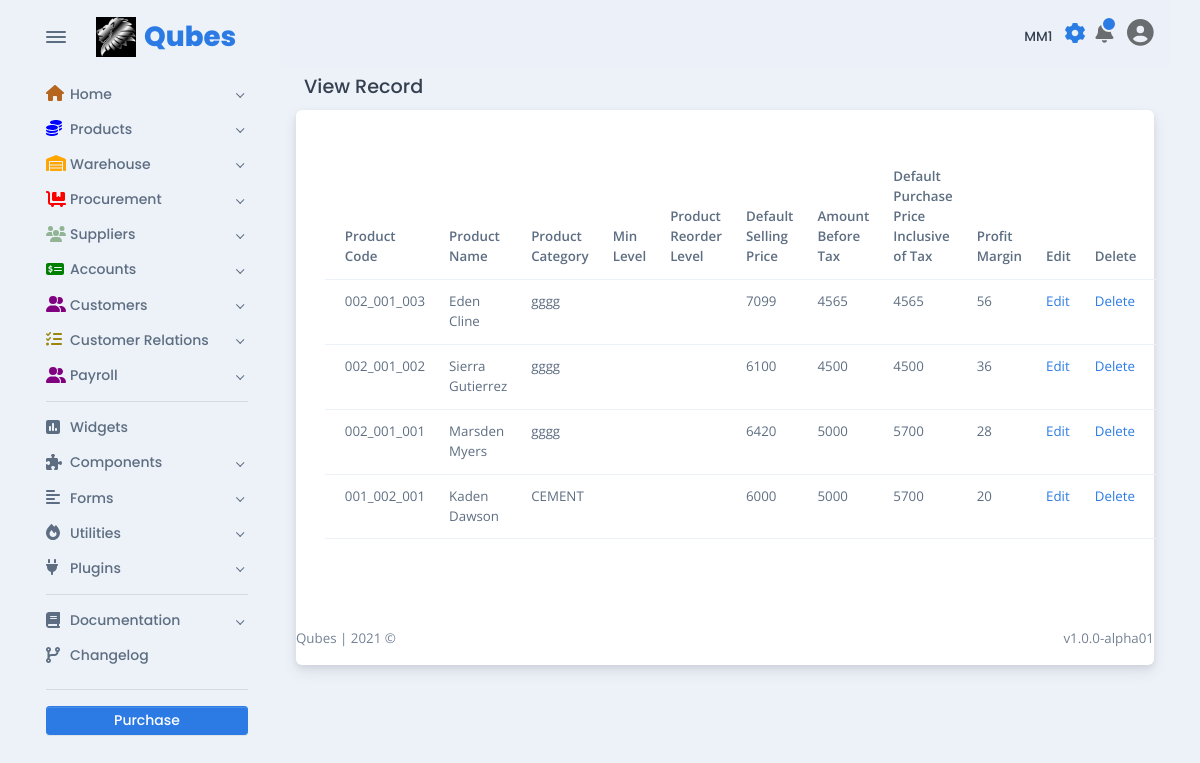
Screenshot of /products/view-product-ui.php (signed in) with the database file from the repository.
### tables this page shows
CREATE TABLE `tbl_product` (
  `id` int(11) NOT NULL,
  `product_name` varchar(100) NOT NULL,
  `product_code` varchar(100) NOT NULL,
  `product_unit` varchar(254) NOT NULL,
  `product_category` varchar(254) NOT NULL,
  `weight` varchar(50) NOT NULL,
  `sub_category` varchar(50) NOT NULL,
  `product_image` varchar(254) NOT NULL,
  `dsp_price` int(254) NOT NULL,
  `amount_before_tax` int(50) NOT NULL,
  `dpp_inc_tax` int(50) NOT NULL,
  `applicable_tax` int(50) NOT NULL,
  `profit_margin` int(50) NOT NULL,
  `user` varchar(50) NOT NULL,
  `status` varchar(15) NOT NULL DEFAULT 'pending',
  `atomic_unit` varchar(100) NOT NULL,
  `conversion` varchar(200) NOT NULL,
  `bs_price` varchar(100) NOT NULL
);

### products/view-product-ui.php (the view, shortened to what this page needs)
<!DOCTYPE html>
<html lang="en-US" dir="ltr">
<?php
include '../includes/base_page/head.php';
?>
<?php
include_once '../includes/dbconnect.php';
?>
<body>
  <main class="main" id="top">
    <div class="container" data-layout="container">
      <?php
      include '../includes/base_page/nav.php';
      ?>
      <div class="content">
        <?php
        include '../navbar-shared.php';
        ?>
        <h5 class="p-2">View Record</h5>
        <div class="card">
          <div class="card-body fs--1 p-4">
            <form>
              <div class="row my-3">
                <div class="col">
                  <table class="table">
                    <thead>
                      <tr>
                        <th scope="col">Product Code</th>
                        <th scope="col">Product Name</th>
                        <th scope="col">Product Category</th>
                        <th scope="col">Min Level</th>
                        <th scope="col">Product Reorder Level</th>
                        <th scope="col">Default Selling Price</th>
                        <th scope="col">Amount Before Tax</th>
                        <th scope="col">Default Purchase Price Inclusive of Tax</th>
                        <th scope="col">Profit Margin</th>
                        <th scope="col">Edit</th>
                        <th scope="col">Delete</th>
                      </tr>
                    </thead>
                    <tbody>
                      <?php
                      $sel_query = "Select * from tbl_product ORDER BY product_code desc;";
                      $result = mysqli_query($conn, $sel_query);
                      while ($row = mysqli_fetch_assoc($result)) { ?>
                        <tr>
                          <td scope="col"><?php echo $row["product_code"]; ?></td>
                          <td scope="col"><?php echo $row["product_name"]; ?></td>
                          <td scope="col"><?php echo $row["product_category"]; ?></td>
                          <td scope="col"><?php echo $row["min_level"]; ?></td>
                          <td scope="col"><?php echo $row["reorder"]; ?></td>
                          <td scope="col"><?php echo $row["dsp_price"]; ?></td>
                          <td scope="col"><?php echo $row["amount_before_tax"]; ?></td>
                          <td scope="col"><?php echo $row["dpp_inc_tax"]; ?></td>
                          <td scope="col"><?php echo $row["profit_margin"]; ?></td>
                          <td scope="col">
                            <a href="edit_ product.php?id=<?php echo $row["product_code"]; ?>">Edit</a>
                          </td>
                          <td scope="col">
                            <a href="delete_product.php?id=<?php echo $row["product_code"]; ?>">Delete</a>
                          </td>
                        </tr>
                      <?php $count++;
                      } ?>
                    </tbody>
                  </table>
                </div>
            </form>
          </div>
        </div>
        <?php
        include '../includes/base_page/footer.php';
        ?>
</body>
</html>

### includes/base_page/head.php (shortened to what this page needs)
<head>
  <link href="../assets/css/theme-rtl.min.css" rel="stylesheet" id="style-rtl">
  <link href="../assets/css/theme.min.css" rel="stylesheet" id="style-default">
</head>

### includes/base_page/nav.php (shortened to what this page needs)
<nav class="navbar navbar-light navbar-vertical navbar-expand-xl">
  <div class="d-flex align-items-center">
    <div class="toggle-icon-wrapper">
      <button class="btn navbar-toggler-humburger-icon navbar-vertical-toggle" data-toggle="tooltip" data-placement="left" title="Toggle Navigation"><span class="navbar-toggle-icon"><span class="toggle-line"></span></span></button>
    </div><a class="navbar-brand" href="../index.html">
      <div class="d-flex align-items-center py-3"><img class="mr-2" src="../assets/img/logos/qubes.jpeg" alt="OG LOL" width="40" /><span class="font-sans-serif">Qubes</span>
      </div>
    </a>
  </div>
  <div class="collapse navbar-collapse" id="navbarVerticalCollapse">
    <?php
    require 'sidenav-shared.php';
    genSideBar();
    ?>
  </div>
</nav>

### includes/base_page/sidenav-shared.php (shortened to what this page needs)
<?php
function genSideBar()
{
  echo <<<EOD
  <div class="navbar-vertical-content scrollbar">
  <ul class="navbar-nav flex-column">
    <li class="nav-item"><a class="nav-link dropdown-indicator" href="#home" data-toggle="collapse" role="button" aria-expanded="false" aria-controls="home">
      <div class="d-flex align-items-center"><span class="nav-link-icon"><span class="fas fa-home" style = "color:#b5651d;"></span></span><span class="nav-link-text"> Home</span>
      </div>
    </a>
  </li>
  <li class="nav-item"><a class="nav-link dropdown-indicator" href="#pages" data-toggle="collapse" role="button" aria-expanded="false" aria-controls="pages">
    <div class="d-flex align-items-center"><span class="nav-link-icon"><span class="fas fa-coins" style="color:blue;"></span></span><span class="nav-link-text"> Products</span>
    </div>
  </a>
</li>
<li class="nav-item"><a class="nav-link dropdown-indicator" href="#purchase_rqn" data-toggle="collapse" role="button" aria-expanded="false" aria-controls="purchase_rqn">
  <div class="d-flex align-items-center"><span class="nav-link-icon"><span class="fas fa-warehouse" style="color:orange;"></span></span><span class="nav-link-text"> Warehouse</span>
  </div>
</a>
</li>
<li class="nav-item"><a class="nav-link dropdown-indicator" href="#email" data-toggle="collapse" role="button" aria-expanded="false" aria-controls="email">
  <div class="d-flex align-items-center"><span class="nav-link-icon"><span class="fas fa-dolly-flatbed" style="color:red;"></span></span><span class="nav-link-text"> Procurement</span>
  </div>
</a>
</li>
<li class="nav-item"><a class="nav-link dropdown-indicator" href="#supply" data-toggle="collapse" role="button" aria-expanded="false" aria-controls="email">
  <div class="d-flex align-items-center"><span class="nav-link-icon"><span class="fas fa-users" style="color:#90B494;"></span></span><span class="nav-link-text"> Suppliers</span>
  </div>
</a>
</li>
<li class="nav-item"><a class="nav-link dropdown-indicator" href="#e-commerce" data-toggle="collapse" role="button" aria-expanded="false" aria-controls="e-commerce">
  <div class="d-flex align-items-center"><span class="nav-link-icon"><span class="fas fa-money-check-alt" style="color:green;"></span></span><span class="nav-link-text"> Accounts</span>
  </div>
</a>
</li>
<li class="nav-item"><a class="nav-link dropdown-indicator" href="#e-custo" data-toggle="collapse" role="button" aria-expanded="false" aria-controls="e-commerce">
  <div class="d-flex align-items-center"><span class="nav-link-icon"><span class="fas fa-user-friends" style="color:purple;"></span></span><span class="nav-link-text"> Customers</span>
  </div>
</a>
</li>
<li class="nav-item"><a class="nav-link dropdown-indicator" href="#e-quote" data-toggle="collapse" role="button" aria-expanded="false" aria-controls="e-commerce">
  <div class="d-flex align-items-center"><span class="nav-link-icon"><span class="fas fa-tasks" style="color:#9b870c;"></span></span><span class="nav-link-text"> Customer Relations</span>
  </div>
</a>
</li>
<li class="nav-item"><a class="nav-link dropdown-indicator" href="#e-payroll" data-toggle="collapse" role="button" aria-expanded="false" aria-controls="e-commerce">
  <div class="d-flex align-items-center"><span class="nav-link-icon"><span class="fas fa-user-friends" style="color:purple;"></span></span><span class="nav-link-text"> Payroll</span>
  </div>
</a>
</li>
</ul>
<div class="navbar-vertical-divider">
  <hr class="navbar-vertical-hr my-2" />
</div>
<ul class="navbar-nav flex-column">
  <li class="nav-item"><a class="nav-link" href="../widgets.html">
    <div class="d-flex align-items-center"><span class="nav-link-icon"><span class="fas fa-poll"></span></span><span class="nav-link-text"> Widgets</span>
    </div>
  </a>
</li>
<li class="nav-item"><a class="nav-link dropdown-indicator" href="#components" data-toggle="collapse" role="button" aria-expanded="false" aria-controls="components">
  <div class="d-flex align-items-center"><span class="nav-link-icon"><span class="fas fa-puzzle-piece"></span></span><span class="nav-link-text"> Components</span>
  </div>
</a>
</li>
<li class="nav-item"><a class="nav-link dropdown-indicator" href="#forms" data-toggle="collapse" role="button" aria-expanded="false" aria-controls="forms">
  <div class="d-flex align-items-center"><span class="nav-link-icon"><span class="fas fa-align-left"></span></span><span class="nav-link-text"> Forms</span>
  </div>
</a>
</li>
<li class="nav-item"><a class="nav-link dropdown-indicator" href="#utilities" data-toggle="collapse" role="button" aria-expanded="false" aria-controls="utilities">
  <div class="d-flex align-items-center"><span class="nav-link-icon"><span class="fas fa-fire"></span></span><span class="nav-link-text"> Utilities</span>
  </div>
</a>
</li>
<li class="nav-item"><a class="nav-link dropdown-indicator" href="#plugins" data-toggle="collapse" role="button" aria-expanded="false" aria-controls="plugins">
  <div class="d-flex align-items-center"><span class="nav-link-icon"><span class="fas fa-plug"></span></span><span class="nav-link-text"> Plugins</span>
  </div>
</a>
</li>
</ul>
<div class="navbar-vertical-divider">
  <hr class="navbar-vertical-hr my-2" />
</div>
<ul class="navbar-nav flex-column">
  <li class="nav-item"><a class="nav-link dropdown-indicator" href="#documentation" data-toggle="collapse" role="button" aria-expanded="false" aria-controls="documentation">
    <div class="d-flex align-items-center"><span class="nav-link-icon"><span class="fas fa-book"></span></span><span class="nav-link-text"> Documentation</span>
    </div>
  </a>
</li>
<li class="nav-item"><a class="nav-link" href="../changelog.html">
  <div class="d-flex align-items-center"><span class="nav-link-icon"><span class="fas fa-code-branch"></span></span><span class="nav-link-text"> Changelog</span>
  </div>
</a>
</li>
</ul>
<div class="settings">
  <div class="navbar-vertical-divider">
    <hr class="navbar-vertical-hr my-3" />
  </div><a class="btn btn-sm d-block w-100 btn-purchase" href="https://themes.getbootstrap.com/product/falcon-admin-dashboard-webapp-template/" target="_blank">Purchase</a>
</div>
</div>
EOD;
}

### navbar-shared.php (shortened to what this page needs)
<nav class="navbar navbar-light navbar-glass navbar-top navbar-expand">
  <ul class="navbar-nav navbar-nav-icons ml-auto flex-row align-items-center">
    <ul class="navbar-nav align-items-center d-none d-lg-block">
      <li class="nav-item">
        <h6 id="branch" class="mt-3 mr-2"><?= $_SESSION['branch'] ?></h6>
      </li>
    </ul>
    <li class="nav-item"><a class="nav-link settings-popover" href="#settings-modal" data-toggle="modal"><span class="ripple"></span><span class="fa-spin position-absolute all-0 d-flex flex-center"><span class="icon-spin position-absolute all-0 d-flex flex-center">
            </span></span></a></li>
    <li class="nav-item dropdown">
      <a class="nav-link notification-indicator notification-indicator-primary px-0 icon-indicator" id="navbarDropdownNotification" href="#" role="button" data-toggle="dropdown" aria-haspopup="true" aria-expanded="false"><span class="fas fa-bell" data-fa-transform="shrink-6" style="font-size: 33px;"></span></a>
    </li>
    <li class="nav-item dropdown"><a class="nav-link pr-0" id="navbarDropdownUser" href="#" role="button" data-toggle="dropdown" aria-haspopup="true" aria-expanded="false">
        <div>
          <span class="fa fa-user-circle fa-2x mt-0"></span>
        </div>
      </a>
    </li>
  </ul>
</nav>

### includes/base_page/footer.php (shortened to what this page needs)
<footer>
  <div class="row g-0 justify-content-between fs--1 mt-4 mb-3">
    <div class="col-12 col-sm-auto text-center">
      <p class="mb-0 text-600">Qubes <span class="d-none d-sm-inline-block">| </span><br class="d-sm-none" /> 2021 &copy;</p>
    </div>
    <div class="col-12 col-sm-auto text-center">
      <p class="mb-0 text-600">v1.0.0-alpha01</p>
    </div>
  </div>
</footer>
</div>
</div>
</main>

### rows the page displays
tbl_product: product_code "002_001_003", product_name "Eden Cline", product_category "gggg", dsp_price "7099", amount_before_tax "4565", dpp_inc_tax "4565", profit_margin "56"
tbl_product: product_code "002_001_002", product_name "Sierra Gutierrez", product_category "gggg", dsp_price "6100", amount_before_tax "4500", dpp_inc_tax "4500", profit_margin "36"
tbl_product: product_code "002_001_001", product_name "Marsden Myers", product_category "gggg", dsp_price "6420", amount_before_tax "5000", dpp_inc_tax "5700", profit_margin "28"
tbl_product: product_code "001_002_001", product_name "Kaden Dawson", product_category "CEMENT", dsp_price "6000", amount_before_tax "5000", dpp_inc_tax "5700", profit_margin "20"

### other values shown
$_SESSION['branch'] "MM1"
